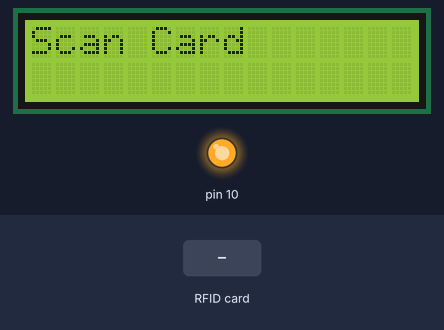
The sketch below on a simulated Arduino Uno, built with avr-gcc and run on an emulated ATmega328P. Parts: 16×2 character LCD, output pins drawn as LEDs (lit = HIGH). The inputs (shaded band) are chosen by the test bench.

Above: at 1.3 s.
1.4 s: RFID card 61 A1 57 10 held to the reader
At 2.2 s:
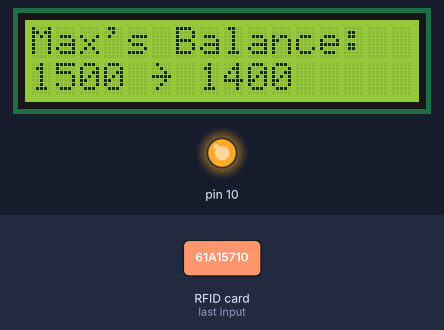
3.9 s: RFID card 52 99 2B 55 held to the reader
At 4.7 s:
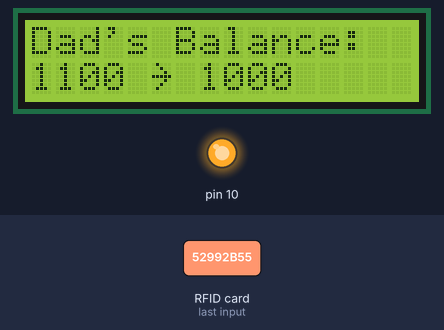
6.4 s: RFID card 5E 7A 19 C4 held to the reader
At 7.2 s:
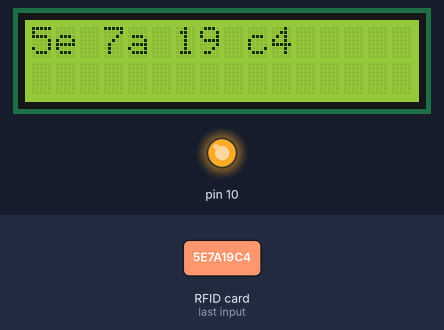
Timing chart, 0 to 9.4 s (numbered marks = the images above; inputs shaded):
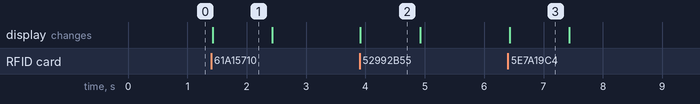

Measured:
- after the input at 1.4 s, the display: changes at once (image 1)
- after the input at 3.9 s, the display: changes at once (image 2)
- after the input at 6.4 s, the display: changes at once (image 3)
- what the display in image 1 shows lasts 1.0 s, from 1.4 s to 2.4 s

The sketch:

maxsCardMachine.ino
```cpp
#include <LiquidCrystal.h>
#include <SPI.h>
#include <MFRC522.h>

#define SS_PIN 7
#define RST_PIN 6

MFRC522 rfid(SS_PIN, RST_PIN); // Instance of the class
LiquidCrystal lcd(0, 1, 2, 3, 4, 5);

byte arrow[8] = { // custom arrow character, cos unicode and emojis dont work lol
  0b01000,
  0b00100,
  0b00010,
  0b11111,
  0b00010,
  0b00100,
  0b01000,
  0b00000
};

void setup() {
  // Serial.begin(9600);
  SPI.begin(); // Init SPI bus
  rfid.PCD_Init(); // Init MFRC522
  lcd.begin(16, 2); // Init LCD display
  lcd.createChar(0, arrow); // Init Arrow Character
}

// Init balances
int maxBal = 1500;
int dadBal = 1100;
int nemiBal = 2000;

void loop() {
    // Tell reader to scan the card if there is none detected
    lcd.setCursor(0, 0);
    lcd.print("Scan Card       ");
    lcd.setCursor(0, 1);
    lcd.print("                ");

  // Reset the loop if no new card present on the sensor/reader. This saves the entire process when idle.
  if ( ! rfid.PICC_IsNewCardPresent())
    return;

  // Verify if the NUID has been readed
  if ( ! rfid.PICC_ReadCardSerial())
    return;

    String maxString = getHexId(rfid.uid.uidByte, rfid.uid.size); // get the hexadecimal uid
    lcd.setCursor(0, 0);
    lcd.print("                 "); // reset the lcd
    if (maxString == "61 a1 57 10 ") { // if it's Max's card...
      // tell me my balance
      lcd.setCursor(0, 0);
      lcd.print("Max's Balance:");
      lcd.setCursor(0, 1);
      lcd.print(maxBal); // before balance
      lcd.print(" ");
      lcd.write(byte(0)); // does an arrow for before and after balance
      lcd.print(" ");
      // charge me for the use of the machine
      maxBal = maxBal - 100;
      lcd.print(maxBal); // after balance
  } else if (maxString == "52 99 2b 55 ") { // if it's Daddy's card...
      // tell me my balance
      lcd.setCursor(0, 0);
      lcd.print("Dad's Balance:");
      lcd.setCursor(0, 1);
      lcd.print(dadBal); // before balance
      lcd.print(" ");
      lcd.write(byte(0)); // does an arrow for before and after balance
      lcd.print(" ");
      // charge me for the use of the machine
      dadBal = dadBal - 100;
      lcd.print(dadBal); // after balance
  } else if (maxString == "4 8a 9 e2 c6 40 84 ") { // if it's Nemi's amiibo...
      // tell me my balance
      lcd.setCursor(0, 0);
      lcd.print("Nemi's Balance:");
      lcd.setCursor(0, 1);
      lcd.print(nemiBal); // before balance
      lcd.print(" ");
      lcd.write(byte(0)); // does an arrow for before and after balance
      lcd.print(" ");
      // charge me for the use of the machine
      nemiBal = nemiBal - 100;
      lcd.print(nemiBal); // after balance
  } else {
     lcd.setCursor(0, 0);
     lcd.print(maxString);
  }
  delay(1000); // otherwise it would just go straight back to scan card and you wouldn't be able to read it

  // Halt PICC (no idea what this does but it doesn't work without it so I will roll with it)
  rfid.PICC_HaltA();

  // Stop encryption on PCD (same as above)
  rfid.PCD_StopCrypto1();
}

String maxString;
String hexa;

// just reads the uid and sends it off
String getHexId(byte *buffer, byte bufferSize) {
  maxString = "";
  for (byte i = 0; i < bufferSize; i++) {
    hexa = String(buffer[i], HEX);
    maxString = maxString + hexa + " ";
  }
  return maxString;
}
```
